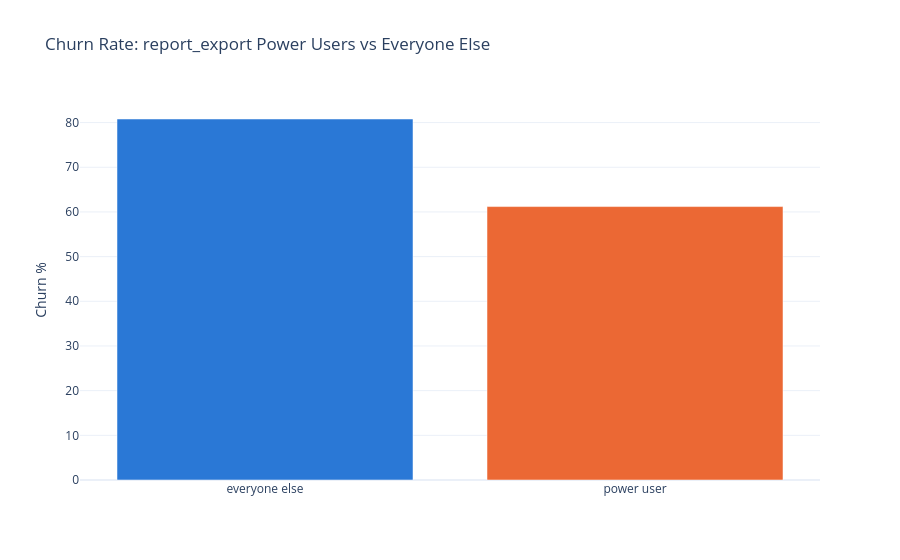

Notebook cell for this chart:
### Code cell
power_user_churn = pd.read_sql("""
    WITH key_feature_totals AS (
        SELECT user_id, COUNT(*) AS kf_uses
        FROM events
        WHERE event_type = 'feature_used' AND feature = 'report_export'
        GROUP BY user_id
    ),
    paid_users AS (
        SELECT
            a.user_id,
            s.canceled_at,
            s.trial_end_at,
            COALESCE(k.kf_uses, 0) >= 5 AS is_power_user
        FROM subscriptions s
        JOIN accounts a ON a.account_id = s.account_id
        LEFT JOIN key_feature_totals k ON k.user_id = a.user_id
        WHERE s.status = 'active' OR s.canceled_at > s.trial_end_at
    )
    SELECT
        CASE WHEN is_power_user THEN 'power user' ELSE 'everyone else' END AS segment,
        ROUND(100.0 * COUNT(*) FILTER (WHERE canceled_at > trial_end_at) / COUNT(*), 1) AS churn_rate_pct
    FROM paid_users
    GROUP BY is_power_user
""", engine)

fig = px.bar(
    power_user_churn, x="segment", y="churn_rate_pct",
    color="segment", color_discrete_sequence=CATEGORICAL,
    title="Churn Rate: report_export Power Users vs Everyone Else",
)
fig.update_layout(template="plotly_white", showlegend=False, xaxis_title=None, yaxis_title="Churn %")
fig.show()

### Figure 1 — Plotly figure (JSON) as saved in the notebook; plotly's stock layout.template omitted (floating-point values rounded to 4 significant figures)
{"data": [{"hovertemplate": "segment=%{x}<br>churn_rate_pct=%{y}<extra></extra>", "legendgroup": "everyone else", "marker": {"color": "#2a78d6", "pattern": {"shape": ""}}, "name": "everyone else", "orientation": "v", "showlegend": true, "textposition": "auto", "type": "bar", "x": ["everyone else"], "xaxis": "x", "y": [80.8], "yaxis": "y"}, {"hovertemplate": "segment=%{x}<br>churn_rate_pct=%{y}<extra></extra>", "legendgroup": "power user", "marker": {"color": "#eb6834", "pattern": {"shape": ""}}, "name": "power user", "orientation": "v", "showlegend": true, "textposition": "auto", "type": "bar", "x": ["power user"], "xaxis": "x", "y": [61.2], "yaxis": "y"}], "layout": {"barmode": "relative", "legend": {"title": {"text": "segment"}, "tracegroupgap": 0}, "showlegend": false, "title": {"text": "Churn Rate: report_export Power Users vs Everyone Else"}, "xaxis": {"anchor": "y", "categoryarray": ["everyone else", "power user"], "categoryorder": "array", "domain": [0.0, 1.0], "title": {}}, "yaxis": {"anchor": "x", "domain": [0.0, 1.0], "title": {"text": "Churn %"}}}}
